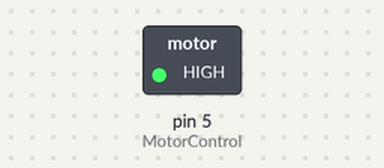
Bench run of a sketch on a simulated Arduino Uno, built with avr-gcc and run on an emulated ATmega328P. Shown: switched loads named in the sketch (green lamp = pin HIGH). Dashed ring = blinking.

Above: at 0.5 s.
Timing chart, 0 to 4.6 s (numbered marks = the images above):
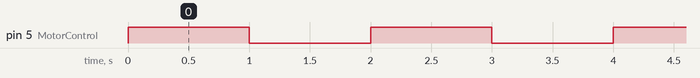

The sketch:

sketch_relay.ino
```cpp
int MotorControl = 5;    // Digital Arduino Pin used to control the motor

// the setup routine runs once when you press reset:
void setup()  {
    // declare pin 5 to be an output:
    pinMode(MotorControl, OUTPUT);
}

// the loop routine runs over and over again forever:
void loop()  {
    digitalWrite(MotorControl,HIGH);// NO3 and COM3 Connected (the motor is running)
    delay(1000); // wait 1000 milliseconds (1 second)
    digitalWrite(MotorControl,LOW);// NO3 and COM3 Disconnected (the motor is not running)
    delay(1000); // wait 1000 milliseconds (1 second)
}
```

Measured:
- by itself, pin 5 (MotorControl): alternates HIGH for 1.0 s and LOW for 1.0 s
